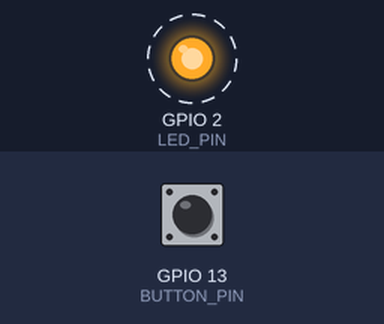
Simulated run of this sketch. Board: ESP32. On the bench: output pins drawn as LEDs (lit = HIGH). Dashed ring = blinking. The inputs (shaded band) are chosen by the test bench; at power-on: GPIO 13 (BUTTON_PIN) HIGH. What the sketch prints to the serial monitor is not drawn.

Above: at 4.8 s.
4.9 s: GPIO 13 (BUTTON_PIN) pulled LOW for 2.35 s
At 5.8 s:
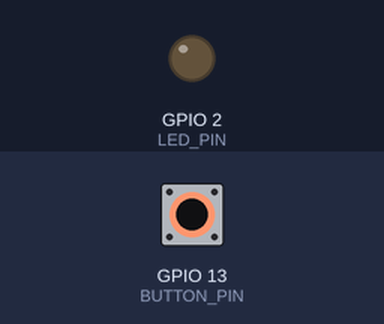
9.7 s: GPIO 13 (BUTTON_PIN) driven LOW
At 12.7 s:
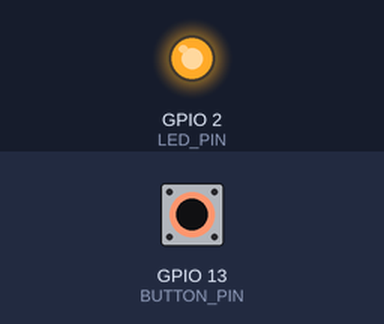
15.7 s: GPIO 13 (BUTTON_PIN) driven HIGH
At 18.2 s:
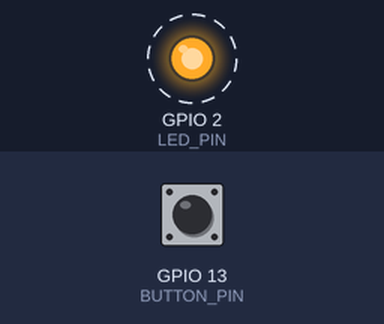
Timing chart, 0 to 27.7 s (numbered marks = the images above; inputs shaded):
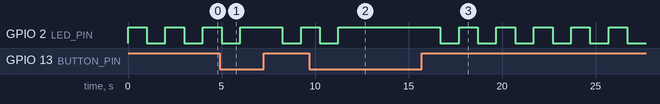

The sketch:

v1_basic_led_button.ino
```cpp
#define LED_PIN 2    // LED connected pin
#define BUTTON_PIN 13 // Button connected pin

void setup() {
  pinMode(LED_PIN, OUTPUT);     // Set LED pin as output
  pinMode(BUTTON_PIN, INPUT_PULLUP); // Set button pin as input with internal pull-up resistor
  Serial.begin(115200);         // Start serial monitor
  Serial.println("ESP32 LED & Button Test Started");
}

void loop() {
  // Read button state (LOW when pressed)
  int buttonState = digitalRead(BUTTON_PIN);

  if (buttonState == LOW) {
    digitalWrite(LED_PIN, HIGH); // Turn LED on when button is pressed
    Serial.println("Button pressed - LED ON");
  } else {
    // Blink LED when button is not pressed
    digitalWrite(LED_PIN, HIGH);
    Serial.println("LED ON");
    delay(1000); // Wait for 1 second
    digitalWrite(LED_PIN, LOW);
    Serial.println("LED OFF");
    delay(1000);
  }
}
```

Measured:
- after the input at 4.9 s, GPIO 2 (LED_PIN): HIGH → LOW after 3.4 s, → HIGH 1.0 s later
- after the input at 9.7 s, GPIO 2 (LED_PIN): goes on until 11.3 s, then stays HIGH
- after the input at 15.7 s, GPIO 2 (LED_PIN): alternates HIGH for 1.0 s and LOW for 1.0 s, starting after 1.0 s
- by itself, GPIO 2 (LED_PIN): alternates HIGH for 1.0 s and LOW for 1.0 s
